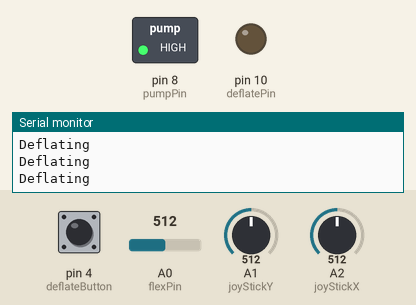
The sketch below on a simulated Arduino Uno, built with avr-gcc and run on an emulated ATmega328P. Shown: switched loads named in the sketch (green lamp = pin HIGH), output pins drawn as LEDs (lit = HIGH), the last lines printed to the serial monitor. The test bench sets the inputs (shaded band); at power-on: A0 (flexPin) = 512, pin 4 (deflateButton) HIGH, A1 (joyStickY) = 512, A2 (joyStickX) = 512.

Above: at 13.4 s.
13.5 s: A0 (flexPin) set to 4
18.0 s: A0 (flexPin) set to 1
At 19.0 s:
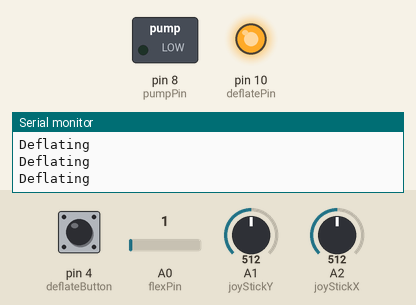
22.5 s: A0 (flexPin) set to 122
At 24.8 s:
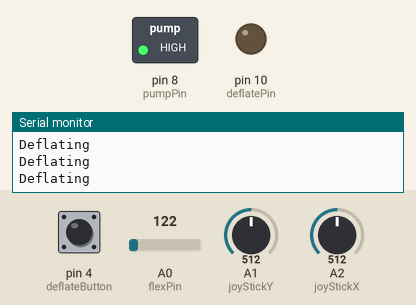
Timing chart, 0 to 35.5 s (numbered marks = the images above; inputs shaded):
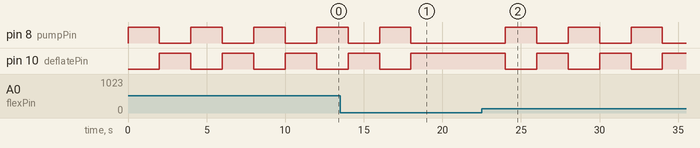

The sketch:

Pumping_version1.ino
```cpp
#include <Button.h>

Button deflateButton(4);

const int pumpPin = 8;
const int deflatePin = 10;
const int pirPin = 2;
const int flexPin = A0;
const int joyStickX = A2;
const int joyStickY = A1;

unsigned long lastActivation = 0;
const unsigned long cooldown = 7000; // 7 sec

void setup() {

  pinMode(pumpPin, OUTPUT);
  pinMode(deflatePin, OUTPUT);
  pinMode(pirPin, INPUT);
  //pinMode(flexPin, INPUT);
  pinMode(joyStickX, INPUT);
  pinMode(joyStickY, INPUT);

  digitalWrite(pumpPin, LOW);
  digitalWrite(deflatePin, LOW);

  Serial.begin(9600);

  deflateButton.begin();
}

void loop() {

  //Deflate by moving joy stick up
  int joyStickXValue;
  int joyStickYValue;

  joyStickXValue = analogRead(joyStickX);
  joyStickYValue = analogRead(joyStickY);

  if (joyStickXValue > 1000 && joyStickYValue > 850) {
    digitalWrite(deflatePin, HIGH);
    digitalWrite(pumpPin, LOW);
    Serial.println("Joystick value x:");
    Serial.println(joyStickXValue);
    Serial.println("Joystick value y:");
    Serial.println(joyStickYValue);
    //delay(2000);
  } else if (joyStickXValue < 1000 && joyStickYValue < 850) {
    digitalWrite(deflatePin, LOW);
  }

  // Inflate by bending
  int flexValue;
  flexValue = analogRead(flexPin);

  if (flexValue > 2) {
    digitalWrite(deflatePin, LOW);
    digitalWrite(pumpPin, HIGH);
    //Serial.println("Sensor Value");
    //Serial.println(flexValue);
    delay(2000);
  } else if (flexValue == 0) {
    digitalWrite(pumpPin, LOW);
  }

  // ===== Manual Deflate =====
  if (deflateButton.read() == Button::PRESSED) {

    Serial.println("Deflating");

    digitalWrite(pumpPin, LOW);
    digitalWrite(deflatePin, HIGH);

    delay(2000);

    digitalWrite(deflatePin, LOW);
  }

  // ===== PIR Detection =====
  /*int motion = digitalRead(pirPin);

  // Only trigger if cooldown expired
  if (motion == HIGH &&
      millis() - lastActivation > cooldown) {

    lastActivation = millis();

    Serial.println("Motion detected");

    digitalWrite(deflatePin, LOW);
    digitalWrite(pumpPin, HIGH);

    delay(3000);

    digitalWrite(pumpPin, LOW);

    Serial.println("Inflation complete");
  }
  */
}
```

Measured:
- the behaviour switches between 3 and 2 on A0 (flexPin) (found by bisection; images 0 and 1)
- after the input at 18.0 s, pin 8 (pumpPin): goes on until 18.0 s, then stays LOW; pin 10 (deflatePin): goes on until 18.0 s, then stays HIGH
- after the input at 22.5 s, pin 8 (pumpPin), pin 10 (deflatePin): alternates HIGH for 2.0 s and LOW for 2.0 s, starting after 1.5 s
- by itself, pin 8 (pumpPin), pin 10 (deflatePin): alternates HIGH for 2.0 s and LOW for 2.0 s
